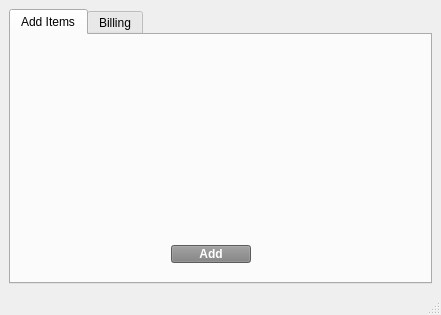
<?xml version="1.0" encoding="UTF-8"?>
<ui version="4.0">
 <class>MainWindow</class>
 <widget class="QMainWindow" name="MainWindow">
  <property name="geometry">
   <rect>
    <x>0</x>
    <y>0</y>
    <width>441</width>
    <height>315</height>
   </rect>
  </property>
  <property name="windowTitle">
   <string>MainWindow</string>
  </property>
  <property name="autoFillBackground">
   <bool>false</bool>
  </property>
  <widget class="QWidget" name="centralwidget">
   <layout class="QHBoxLayout" name="horizontalLayout_2">
    <item>
     <layout class="QHBoxLayout" name="horizontalLayout">
      <item>
       <widget class="QTabWidget" name="tabWidget">
        <property name="styleSheet">
         <string notr="true">QPushButton{
	background-color: gray;
	color:white;
	font: bold;
}

</string>
        </property>
        <property name="currentIndex">
         <number>0</number>
        </property>
        <widget class="QWidget" name="tab">
         <attribute name="title">
          <string>Add Items</string>
         </attribute>
         <widget class="QPushButton" name="addButton">
          <property name="geometry">
           <rect>
            <x>160</x>
            <y>210</y>
            <width>80</width>
            <height>18</height>
           </rect>
          </property>
          <property name="sizePolicy">
           <sizepolicy hsizetype="Expanding" vsizetype="Fixed">
            <horstretch>0</horstretch>
            <verstretch>0</verstretch>
           </sizepolicy>
          </property>
          <property name="styleSheet">
           <string notr="true">background-color:grey;
color:white;
font: bold;
</string>
          </property>
          <property name="text">
           <string>Add</string>
          </property>
         </widget>
        </widget>
        <widget class="QWidget" name="tab_2">
         <attribute name="title">
          <string>Billing</string>
         </attribute>
         <widget class="QPushButton" name="scanButton">
          <property name="geometry">
           <rect>
            <x>60</x>
            <y>220</y>
            <width>80</width>
            <height>21</height>
           </rect>
          </property>
          <property name="sizePolicy">
           <sizepolicy hsizetype="Expanding" vsizetype="Fixed">
            <horstretch>0</horstretch>
            <verstretch>0</verstretch>
           </sizepolicy>
          </property>
          <property name="styleSheet">
           <string notr="true"/>
          </property>
          <property name="text">
           <string>Scan</string>
          </property>
         </widget>
         <widget class="QPushButton" name="proceedButton">
          <property name="geometry">
           <rect>
            <x>250</x>
            <y>220</y>
            <width>80</width>
            <height>21</height>
           </rect>
          </property>
          <property name="sizePolicy">
           <sizepolicy hsizetype="Expanding" vsizetype="Fixed">
            <horstretch>0</horstretch>
            <verstretch>0</verstretch>
           </sizepolicy>
          </property>
          <property name="text">
           <string>Proceed</string>
          </property>
         </widget>
        </widget>
       </widget>
      </item>
     </layout>
    </item>
   </layout>
  </widget>
  <widget class="QStatusBar" name="statusbar"/>
 </widget>
 <resources/>
 <connections/>
</ui>
